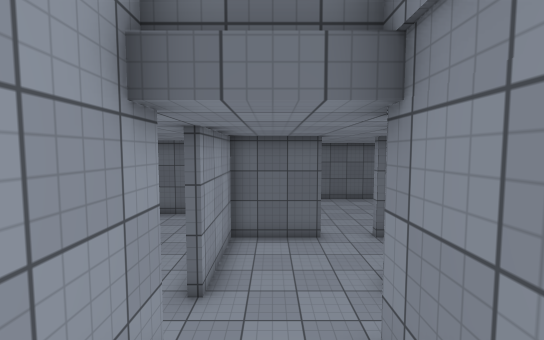
[1] (above)

23 first-person views from a walk through a Unity game level. The camera is 1.2 m above the floor, tilts 4° down and sees 90° across. The floor is counted in squares, 1 m on a side. Each view is taken from the middle of a square. On the plan, view 1 faces up. The plan holds only what a view shows up to about 13 squares ahead; the rest is blank. The place goes on beyond the plan. The player is left out. Surface patterns are stand-ins for the level's own textures.

[2]
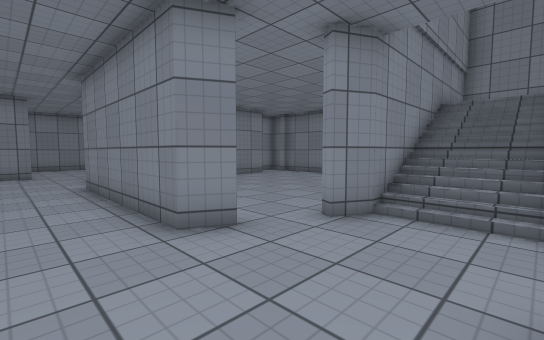

[3]
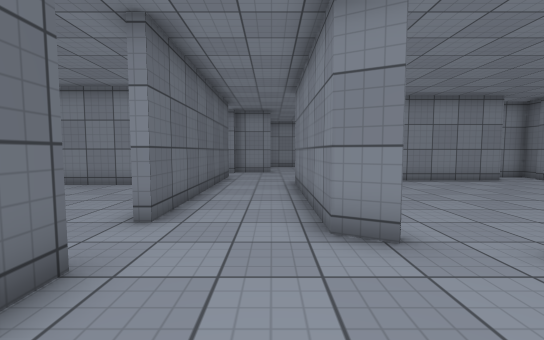

[4]
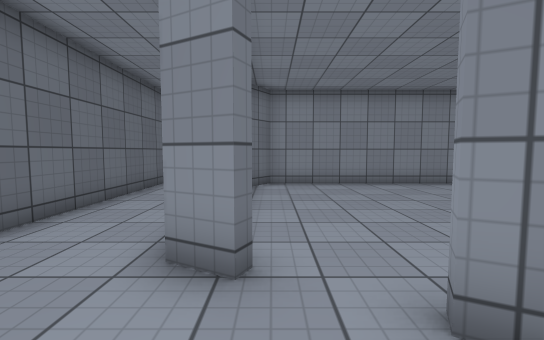

[5]
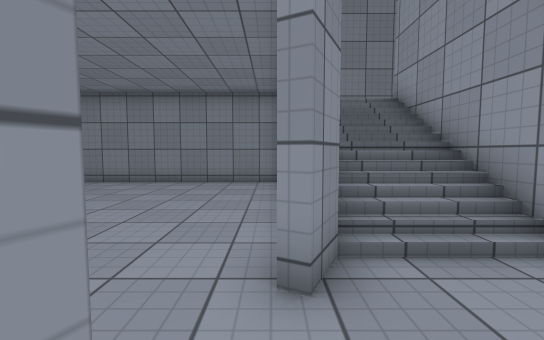

[6]
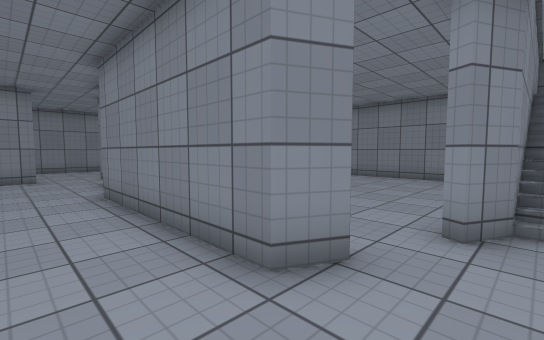

[7]
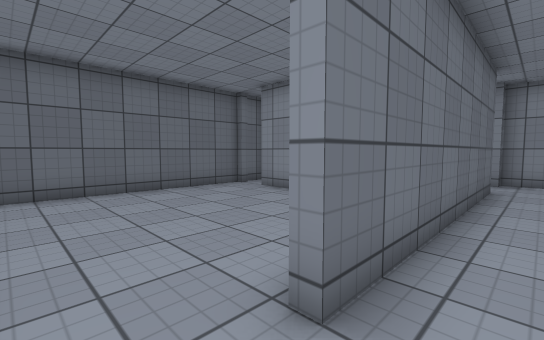

[8]
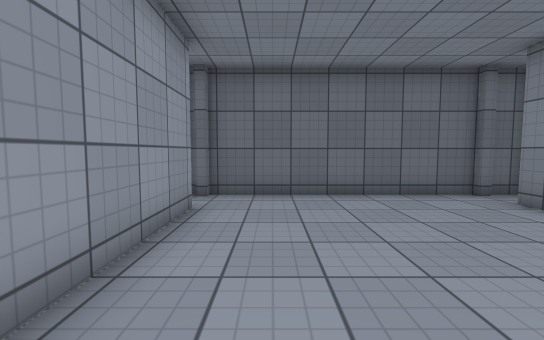

[9]
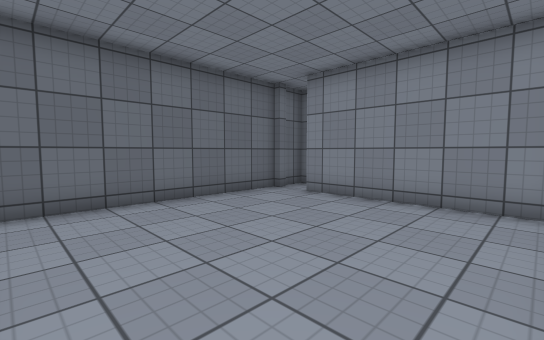

[10]
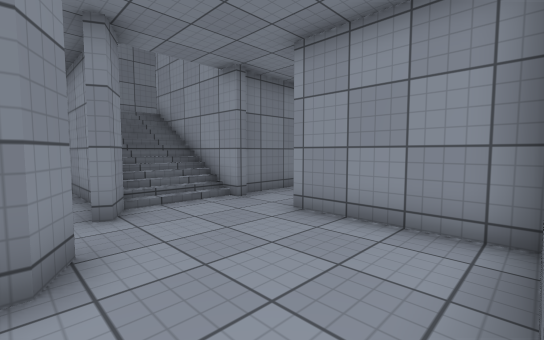

[11]
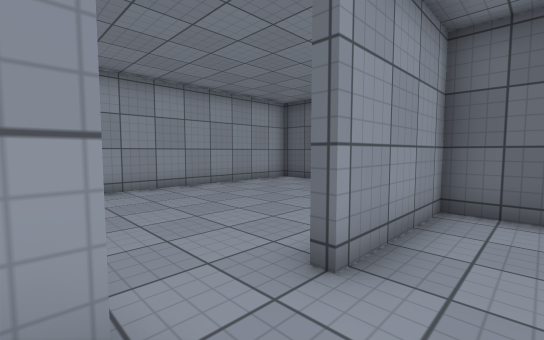

[12]
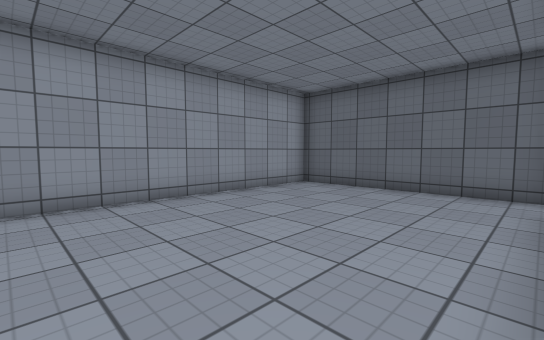

[13]
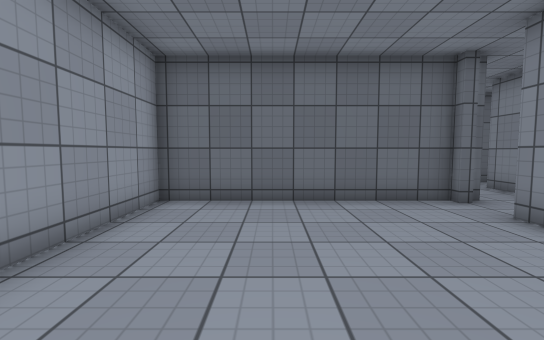

[14]
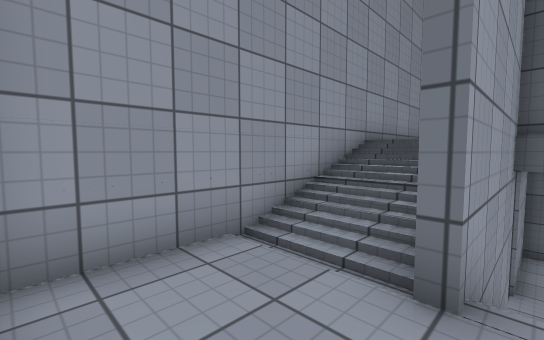

[15]
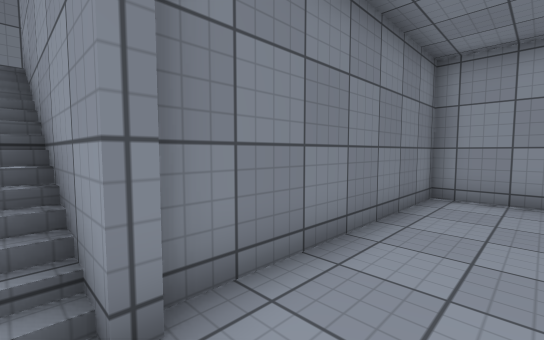

[16]
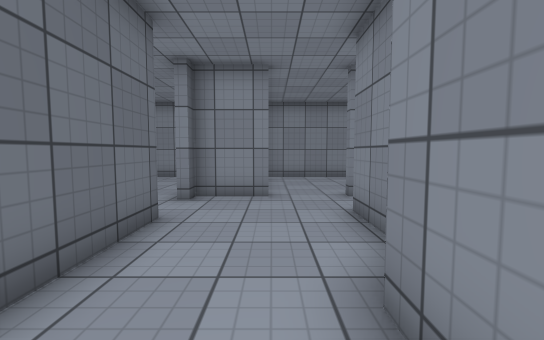

[17]
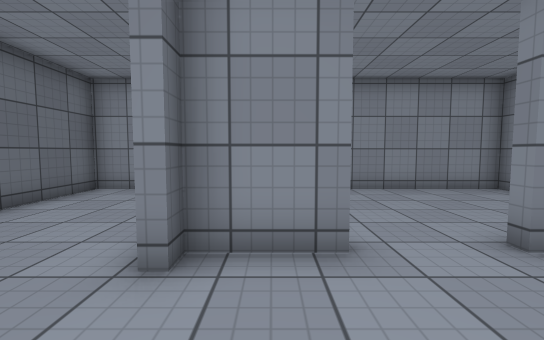

[18]
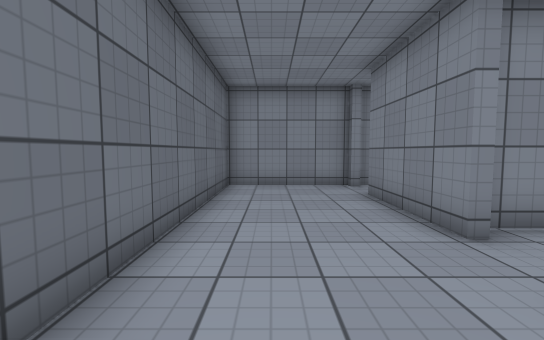

[19]
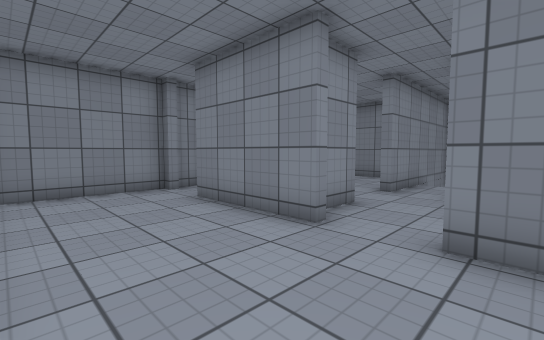

[20]
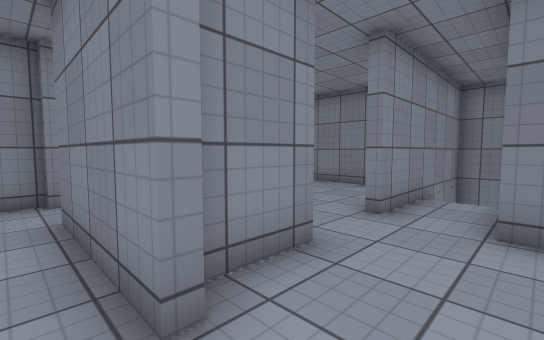

[21]
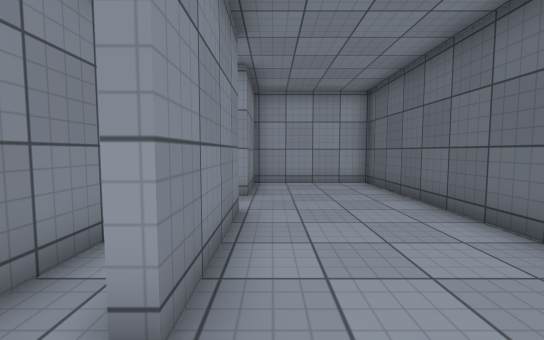

[22]
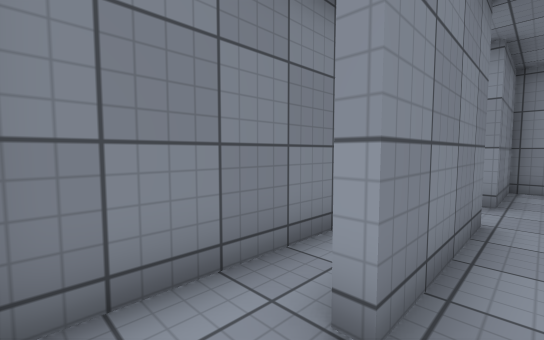

[23]
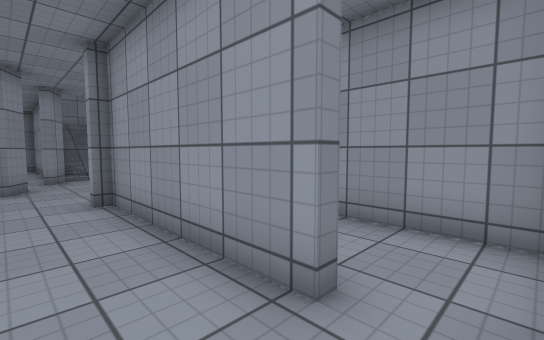

### Floor plan
Key: @ floor where view 1 was taken; # wall or solid block; x gap in a wall; . main floor; : floor 2.5 m higher than the main floor; - floor 4 m lower than the main floor; / step, stairs or slope.
Columns run from 9 left of view 1 to 20 right of it. Each row starts with its distance up from view 1.
 17           #########
 16         ###......##
 15         #.x.......#
 14        ##.#.......############
 13 #########.#.......#..........#
 12 #......####.......#..........#
 11 #......#  #.......#..........#
 10 #......#  #.......#..........#
  9 #......####..########..####.##
  8 #......#...............#######
  7 #......#.....................#
  6 #......#....#######..........#
  5 #...........x.....####.......#
  4 #..................-  .#.....#
  3 ######/#//##.......#  .#.....#
  2      #/#//##.......#   # ....#
  1      #/#//##.......#   #######
  0      #/#/@##.......#   #
 -1      #/#//##.......#  ##
 -2      #::: # .......#
 -3      #::  # .......#
 -4      #: : ##########
 -5      #######

Positions as (right, up) in squares from view 1, and headings:
1: (0, 0), facing up
2: (-1, 8), facing down-right
3: (-1, 7), facing right
4: (0, 5), facing right
5: (2, 6), facing down
6: (1, 8), facing down-right
7: (2, 8), facing up-right
8: (3, 9), facing up
9: (2, 10), facing up-right
10: (3, 9), facing down-left
11: (0, 3), facing up-left
12: (-2, 4), facing up-left
13: (-6, 6), facing up
14: (-1, -4), facing up-left
15: (-1, 5), facing down-left
16: (7, 7), facing right
17: (11, 8), facing right
18: (10, 12), facing right
19: (11, 13), facing down-right
20: (12, 10), facing down-right
21: (19, 10), facing left
22: (19, 10), facing down-left
23: (3, 16), facing down-left
